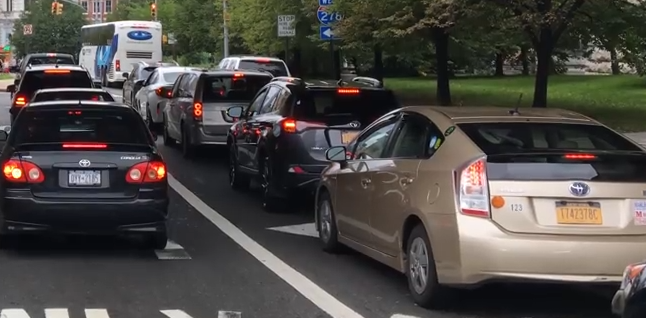
#> input picture opencv/test.png, 646 x 318 px, given in place of the camera
$ python vision.py
#> lines starting #> are read from the running program, lines starting #| are printed output that depends on the picture; after the words box and inside, x2 and y2 are one past the last pixel; in counts of white or black regions, pixels touching at a corner belong together
import numpy as np
import imutils
import cv2

print(cv2.getVersionString())

cap = cv2.VideoCapture(0)

print(cap.isOpened())

alpha = 1.5
blocksize = 5
blurRad = 5
done = False
C1=1
C2=100

ratioUpper = 2.5
ratioLower = 0.5
T = 0
B = 100
L = 0
R = 100
minArea = 0
maxArea = 1000

def onThresh(val):
    global blocksize
    blocksize = val + (val % 2-1)

def onAlpha(val):
    global alpha
    alpha = val/100

def onBlur(val):
    global blurRad
    blurRad = val + (val % 2-1)

def onC1(val):
    global C1
    C1 = val
def onC2(val):
    global C2
    C2 = val

def onRatioUpper(val):
    global ratioUpper
    ratioUpper = val/10

def onRatioLower(val):
    global ratioLower
    ratioLower = val/10


def onTop(val):
    global T
    T = val
def onBottom(val):
    global B
    B = val
def onLeft(val):
    global L
    L = val
def onRight(val):
    global R
    R = val
def onMinArea(val):
    global minArea
    minArea = val
def onMaxArea(val):
    global maxArea
    maxArea = val


onThresh(228)
onBlur(2)
onC1(154)
onC2(341)
onRatioUpper(17)
onRatioLower(14)
onTop(344)
onBottom(433)
onLeft(420)
onRight(640)


def doOnce():
    global done
    if done:
        return
    done = True
    cv2.createTrackbar('threshold', 'thresh', 228, 500, onThresh)
    cv2.createTrackbar('alpha', 'contrast', 150, 1000, onAlpha)
    cv2.createTrackbar('blur', 'blurred', 2, 50, onBlur)
    cv2.createTrackbar('C1', 'canny', 154, 500, onC1)
    cv2.createTrackbar('C2', 'canny', 341, 500, onC2)
    cv2.createTrackbar('ratioUpper', 'results', 17, 100, onRatioUpper)
    cv2.createTrackbar('ratioLower', 'results', 14, 100, onRatioLower)
    cv2.createTrackbar('T', 'results', 344, 480, onTop)
    cv2.createTrackbar('B', 'results', 433, 480, onBottom)
    cv2.createTrackbar('L', 'results', 420, 640, onLeft)
    cv2.createTrackbar('R', 'results', 640, 640, onRight)
    cv2.createTrackbar('minArea', 'results', 10, 500, onMinArea)
    cv2.createTrackbar('maxArea', 'results', 10, 500, onMaxArea)


while(True):
    # Load image
    ret, frame = cap.read()
#> frame is the input picture: shape (318, 646, 3); mean B, G, R 69.7, 73.4, 77.1
    raw = frame

    img = frame
    # [6 lines of commented-out code are left out]

    print(alpha)
    img = cv2.convertScaleAbs(img, alpha=alpha)
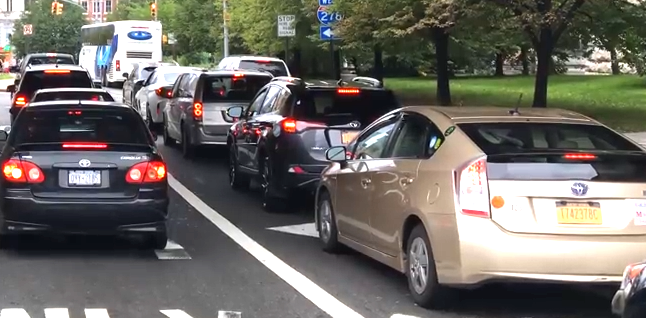
#> img: shape (318, 646, 3); mean B, G, R 100.9, 106.1, 109.4
    cv2.imshow('contrast', img)

    # img = cv2.medianBlur(img, blurRad)
    # cv2.imshow('blurred', img)

    img = cv2.Canny(img, C1, C2, -1, 3, True)
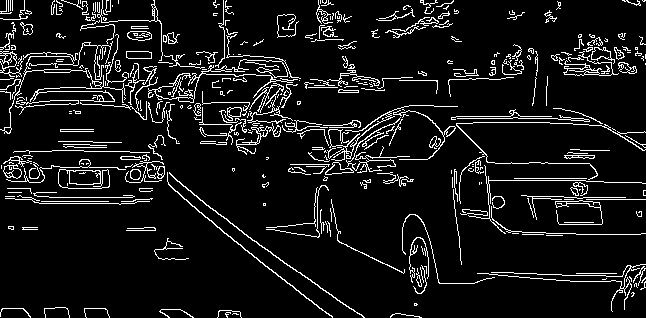
#> img: shape (318, 646); 8.6% white in thin lines or dots
    cv2.imshow('canny', img)

    # [4 lines of commented-out code are left out]

    contours, hierarchy = cv2.findContours(img.copy(), cv2.RETR_TREE,
                                cv2.CHAIN_APPROX_SIMPLE)
#> contours = 519 contours, 425 with area under 20; largest, box (x1, y1, x2, y2) and area: (58, 169, 110, 189) 865, (58, 169, 110, 189) 442, (69, 170, 101, 185) 405, (0, 41, 126, 134) 314, (148, 34, 301, 103) 222
    mask = np.zeros(raw.shape, np.uint8)
    i = 0
    _raw = raw.copy()
    for c in contours:
        x,y,w,h = cv2.boundingRect(c)
        area = cv2.contourArea(c)
        if w/h < ratioUpper and w/h > ratioLower and y > T and y+h < B and x > L and x+w < R:

            roi = _raw[y:y+h, x:x+w]
            roi = cv2.resize(roi, (w*10, h*10))
            cv2.imshow("ROI "+str(i), roi)

            rect = cv2.minAreaRect(c)
            box = cv2.boxPoints(rect)
            box = np.int0(box)
            cv2.rectangle(raw, (x,y), (x+w,y+h), (0, 0, 255), 2)
            cv2.drawContours(raw,[box],0,(255,0,255),2)
            cv2.drawContours(mask, [box], 0, 255, -1,)
            i = i+1
#> this loop made 519 passes
#> (x, y, w, h, area) on passes 18, 19, 21: (416, 268, 6, 19, 31), (416, 275, 6, 12, 27), (633, 266, 13, 20, 26.5)
#> mask: shape (318, 646, 3); every value is 0
#> after the loop, i = 0
    cv2.rectangle(raw, (L,T), (R, B), (0,255,0), 2)
    # type(contours[0])
    # cv2.drawContours(raw, contours, -1, (0,255,0), 3)
    # cv2.imshow('contours', img)
    cv2.imshow('results', raw)

    img = cv2.bitwise_and(raw, raw, mask=mask[:,:,0])
    cv2.imshow('masked', img)

    if cv2.waitKey(1) & 0xFF == ord('q'):
#> (key q is pressed here)
        break
    doOnce()

cap.release()
cv2.destroyAllWindows()
